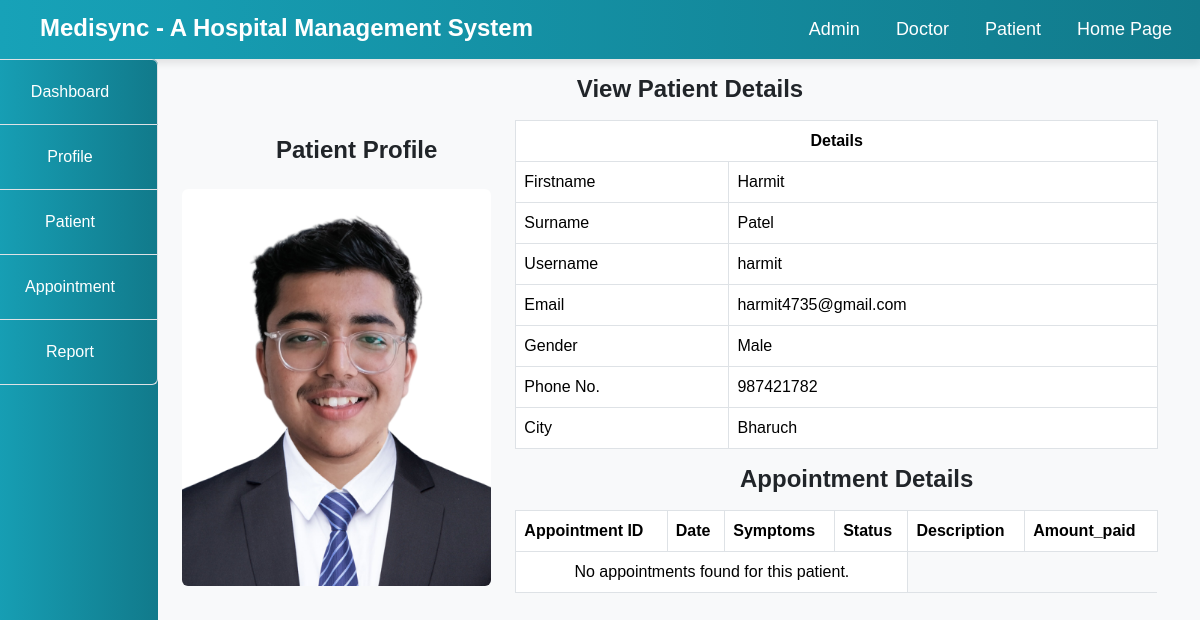
Screenshot of /Hospital/doctor/view.php?id=2 with the database file from the repository.
### tables this page shows
CREATE TABLE `appointment` (
  `id` int(100) NOT NULL,
  `firstname` varchar(100) NOT NULL,
  `surname` varchar(100) NOT NULL,
  `gender` varchar(100) NOT NULL,
  `phone` varchar(100) NOT NULL,
  `doctor_id` varchar(100) NOT NULL,
  `appointment_date` varchar(100) NOT NULL,
  `symptoms` varchar(100) NOT NULL,
  `status` varchar(100) NOT NULL,
  `date_booked` varchar(100) NOT NULL,
  `patient_id` int(100) NOT NULL,
  `description` varchar(100) DEFAULT NULL,
  `amount_paid` int(10) DEFAULT NULL
);

CREATE TABLE `patient` (
  `id` int(100) NOT NULL,
  `firstname` varchar(100) NOT NULL,
  `surname` varchar(100) NOT NULL,
  `username` varchar(100) NOT NULL,
  `email` varchar(100) NOT NULL,
  `gender` varchar(100) NOT NULL,
  `phone` varchar(100) NOT NULL,
  `city` varchar(100) NOT NULL,
  `password` varchar(100) NOT NULL,
  `date_reg` varchar(100) NOT NULL,
  `profile` varchar(100) NOT NULL
);

### Hospital/doctor/view.php (the view, shortened to what this page needs)
<!DOCTYPE html>
<html lang="en">
<head>
    <link href="https://cdn.jsdelivr.net/npm/bootstrap@5.3.0/dist/css/bootstrap.min.css" rel="stylesheet">
</head>
<body>
    <?php
    include("../include/header.php");
    include("../include/connection.php");
    ?>
    <div class="container-fluid">
        <div class="col-md-12">
            <div class="row">
                <div class="col-md-2" style="margin-left: -30px;">
                    <?php include("sidenav.php"); ?>
                </div>
                <div class="col-md-10">
                    <h5 class="text-center my-3">View Patient Details</h5>
                    <?php
                    if (isset($_GET['id'])) {
                        $id = $_GET['id'];
                        $query = "SELECT p.*, a.symptoms, a.status
                        FROM patient p
                        JOIN appointment a join income i ON p.id = a.patient_id
                        WHERE p.id = '$id' LIMIT 1";
                        $res = mysqli_query($connect, $query);
                        $patient = mysqli_fetch_array($res);
                        $doctorId = $_SESSION['doctor_id'];
                        $appointment_query = "SELECT * FROM appointment WHERE patient_id = '$id'and doctor_id ='$doctorId'" ;
                        $appointment_res = mysqli_query($connect, $appointment_query);
                    }
                    ?>
                    <div class="row">
                        <div class="col-md-4 text-center">
                            <h5 class="text-center my-3">Patient Profile</h5>
                            <?php
                            echo "<img src='../patient/img/".$patient['profile']."' class='img-fluid rounded my-2'  width='350px' height='350px'>";
                            ?>
                        </div>
                        <div class="col-md-8">
                            <table class="table table-bordered">
                                <tr>
                                    <th class="text-center" colspan="2">Details</th>
                                </tr>
                                <tr>
                                    <td>Firstname</td>
                                    <td><?php echo $patient['firstname']; ?></td>
                                </tr>
                                <tr>
                                    <td>Surname</td>
                                    <td><?php echo $patient['surname']; ?></td>
                                </tr>
                                <tr>
                                    <td>Username</td>
                                    <td><?php echo $patient['username']; ?></td>
                                </tr>
                                <tr>
                                    <td>Email</td>
                                    <td><?php echo $patient['email']; ?></td>
                                </tr>
                                <tr>
                                    <td>Gender</td>
                                    <td><?php echo $patient['gender']; ?></td>
                                </tr>
                                <tr>
                                    <td>Phone No.</td>
                                    <td><?php echo $patient['phone']; ?></td>
                                </tr>
                                <tr>
                                    <td>City</td>
                                    <td><?php echo $patient['city']; ?></td>
                                </tr>
                            </table>
                             <h5 class="text-center my-3">Appointment Details</h5>
                            <table class="table table-bordered">
                                <tr>
                                    <th>Appointment ID</th>
                                    <th>Date</th>
                                    <th>Symptoms</th>
                                    <th>Status</th>
                                    <th>Description</th>
                                    <th>Amount_paid</th>
                                </tr>
                                <?php
                                if (mysqli_num_rows($appointment_res) > 0) {
                                    while ($appointment = mysqli_fetch_array($appointment_res)) {
                                        echo "<tr>";
                                        echo "<td>" . $appointment['id'] . "</td>";
                                        echo "<td>" . $appointment['appointment_date'] . "</td>";
                                        echo "<td>" . $appointment['symptoms'] . "</td>";
                                        echo "<td>" . $appointment['status'] . "</td>";
                                        echo "<td>" . $appointment['description'] . "</td>";
                                        echo "<td>" . $appointment['amount_paid'] . "</td>";
                                        echo "</tr>";
                                    }
                                } else {
                                    echo "<tr><td colspan='4' class='text-center'>No appointments found for this patient.</td></tr>";
                                }
                                ?>
                            </table>
                        </div>
                    </div>
                </div>
            </div>
        </div>
    </div>
</body>
</html>

### Hospital/include/header.php (style rules this page uses)
body { font-family: 'Arial', sans-serif; background-color: #f8f9fa; }
h5 { margin-left: 40px; margin-top: 5px; font-size: 24px; font-weight: bold; }

### rows the page displays
appointment: patient.profile (picture), patient.firstname "Harmit", patient.surname "Patel", patient.username "harmit", patient.email "harmit4735@gmail.com", patient.gender "Male", patient.phone "987421782", patient.city "Bharuch"
